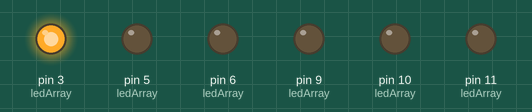
Recording of a sketch running on a simulated Arduino Uno, built with avr-gcc and run on an emulated ATmega328P. Shown: output pins drawn as LEDs (lit = HIGH).

Above: at 0.12 s.
At 0.82 s:
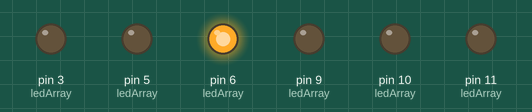
At 1.52 s:
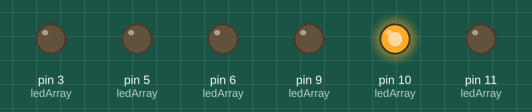
At 1.87 s:
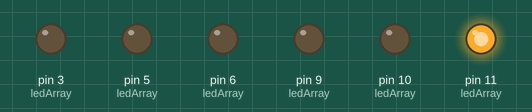
At 3.27 s:
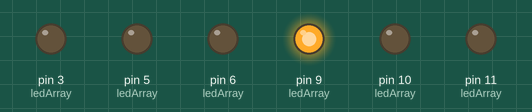
At 4.67 s:
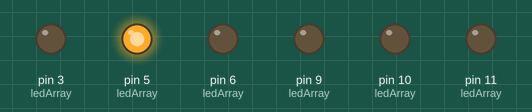
Timing chart, 0 to 5.0 s (numbered marks = the images above):
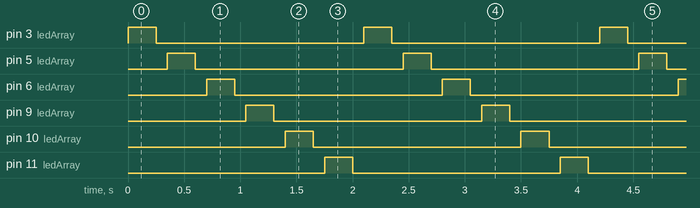

The sketch:

Ch_10_1_6leds.ino
```cpp
/* Ch_10_1_6leds

   copy and paste this program into the Arduino IDE
   name this program Ch_10_1_6leds

   illuminates the 6 colored LEDs in the sequence contained in the array ledArray[]
 */

//  ------------------------------------------------------------------------------------
int	ledOn = 250;
int	ledOff = 100;

int red = 3;
int orange = 5;
int yellow = 6;
int white = 9;
int green = 10;
int blue = 11;

int ledArray[] = {red, orange, yellow, white, green, blue};

//  ------------------------------------------------------------------------------------
void setup() {

  for(int i = 0 ; i < 6 ; i++) {                // make LED pins OUTPUTs and turn off LEDs
	pinMode(ledArray[i], OUTPUT);
	digitalWrite(ledArray[i], LOW);
  }
}

//  ------------------------------------------------------------------------------------
void loop() {
	// turn on each LED, one at a time for time = ledOn
	// and then off for time = ledOff
  for(int i = 0 ; i < 6 ; i++) {
	digitalWrite(ledArray[i], HIGH);
	delay(ledOn);
	digitalWrite(ledArray[i], LOW);
	delay(ledOff);
  }
}
```

Measured:
- by itself, pin 3 (ledArray), pin 5 (ledArray), pin 6 (ledArray), pin 9 (ledArray), pin 10 (ledArray), pin 11 (ledArray): alternates HIGH for 0.25 s and LOW for 1.9 s
- by itself, everything shown: repeats every 2.1 s, in 12 steps
